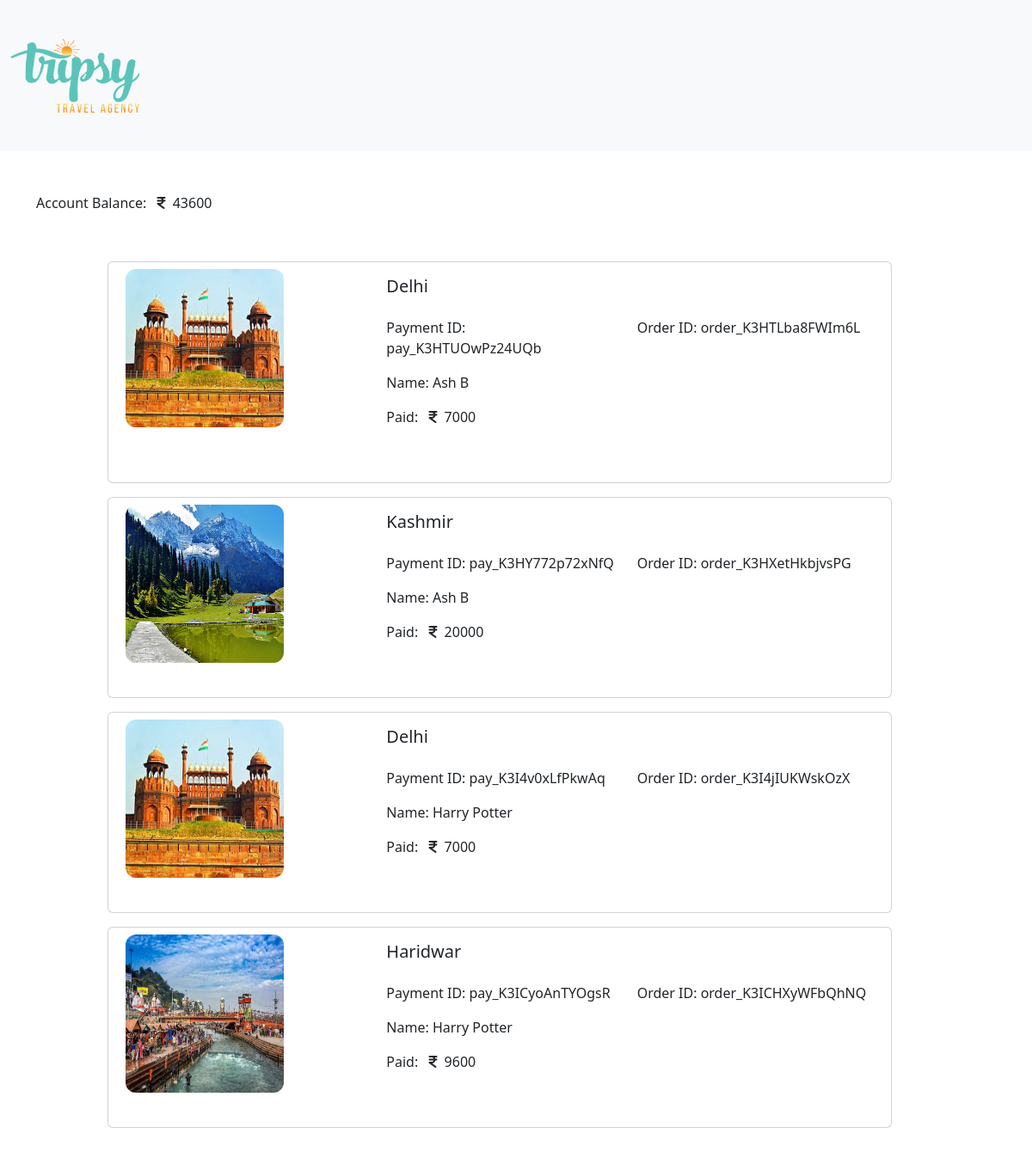
The page /admin-payments.php on the database its author committed.
### tables this page shows
CREATE TABLE `payment` (
  `pay_id` int(11) NOT NULL,
  `payment_id` varchar(100) NOT NULL,
  `order_id` varchar(100) NOT NULL,
  `signature` varchar(100) NOT NULL,
  `price` bigint(20) NOT NULL,
  `user_id` int(11) NOT NULL,
  `product_id` int(11) NOT NULL
);

CREATE TABLE `p_info` (
  `product_id` int(11) NOT NULL,
  `name` varchar(40) NOT NULL,
  `base_price` bigint(10) NOT NULL,
  `image` varchar(64) NOT NULL,
  `description` varchar(2000) NOT NULL
);

CREATE TABLE `user_info` (
  `user_id` int(11) NOT NULL,
  `firstname` varchar(32) NOT NULL,
  `lastname` varchar(32) NOT NULL,
  `mobile` bigint(11) NOT NULL,
  `email` varchar(64) NOT NULL,
  `password` varchar(40) NOT NULL
);

### admin-payments.php (the view, shortened to what this page needs)
<?php
    include 'header.php';
    $balance = 0;
    $query = "SELECT * FROM payment;";
    $result=mysqli_query($conn,$query) or die('failed'.mysql_error($conn));
    while($rows=mysqli_fetch_array($result)) {
        $balance = $balance + $rows['price'];
    }
?>
<!DOCTYPE html>
<html lang="en">
<head>
</head>
<body>
<div class="container mt-5">
    <p class="card-text mb-2">Account Balance:
              <i class="fa fa-inr ms-2"></i>
              <span class="ms-1 balance"><?php
                echo $balance;
               ?></span>
            </p>
    </div>
<div class="container">
    <div class="row py-5">
    <?php
      $query="SELECT * FROM payment INNER JOIN p_info ON payment.product_id = p_info.product_id INNER JOIN user_info ON payment.user_id = user_info.user_id;";
      $result=mysqli_query($conn,$query) or die('failed'.mysql_error($conn));
      while($rows=mysqli_fetch_array($result)) {
    ?>
    <div class="col-md-1"></div>
    <div class="card mb-3" style="max-width: 80%;">
      <div class="row g-0">
        <div class="col-md-4">
          <img src="<?php echo 'images/places/'.$rows['image']; ?>" class="img-fluid my-card-image p-2" alt="images/places/noimg.png">
        </div>
        <div class="col-md-8">
          <div class="card-body">
            <h5 class="card-title mb-4"><?php echo $rows['name']; ?></h5>
            <p class=" row card-text">
              <span class="col-md-6 col-sm-12">
                Payment ID: <?php echo $rows['payment_id'] ?>
              </span>
                <span class="col-md-6 col-sm-12">
                Order ID: <?php echo $rows['order_id'] ?>
                </span>
            </p>
            <p class="card-text">
            Name: <?php echo ucfirst($rows['firstname']); ?>  <?php echo ucfirst($rows['lastname']); ?>
            </p>
            <p class="card-text mb-5">Paid:
              <i class="fa fa-inr ms-2"></i>
              <span class="ms-1"><?php echo $rows['price']; ?></span>
            </p>
          </div>
        </div>
      </div>
    </div>
    <div class="col-md-1"></div>
        <?php } ?>
    </div>
</div>
</body>
</html>

### header.php (shortened to what this page needs)
<link href="https://cdn.jsdelivr.net/npm/bootstrap@5.2.0/dist/css/bootstrap.min.css" rel="stylesheet">
<link rel="stylesheet" href="https://cdnjs.cloudflare.com/ajax/libs/font-awesome/6.1.2/css/all.min.css">
<link rel="stylesheet" href="css/index.css">
<nav class="navbar navbar-expand-lg bg-light">
  <div class="container-fluid">
    <a class="navbar-brand" href="index.php">
    <img src="./images/logo/new-logo.png" width="150px" height="90px" class="d-inline-block align-text-top">
    </a>
</div>
</nav>
<script src="https://cdn.tailwindcss.com"></script>

### admin-payments.php (style rules this page uses)
.my-card-image { border-radius: 20px; width: 200px; height: 200px; }

### rows shown on the page
payment: product.image (picture), product.name "Delhi", payment "pay_K3HTUOwPz24UQb", order "order_K3HTLba8FWIm6L", user.firstname "Ash", user.lastname "B", price "7000"
payment: product.image (picture), product.name "Kashmir", payment "pay_K3HY772p72xNfQ", order "order_K3HXetHkbjvsPG", user.firstname "Ash", user.lastname "B", price "20000"
payment: product.image (picture), product.name "Delhi", payment "pay_K3I4v0xLfPkwAq", order "order_K3I4jIUKWskOzX", user.firstname "Harry", user.lastname "Potter", price "7000"
payment: product.image (picture), product.name "Haridwar", payment "pay_K3ICyoAnTYOgsR", order "order_K3ICHXyWFbQhNQ", user.firstname "Harry", user.lastname "Potter", price "9600"

### other values the page prints
$balance "43600"
